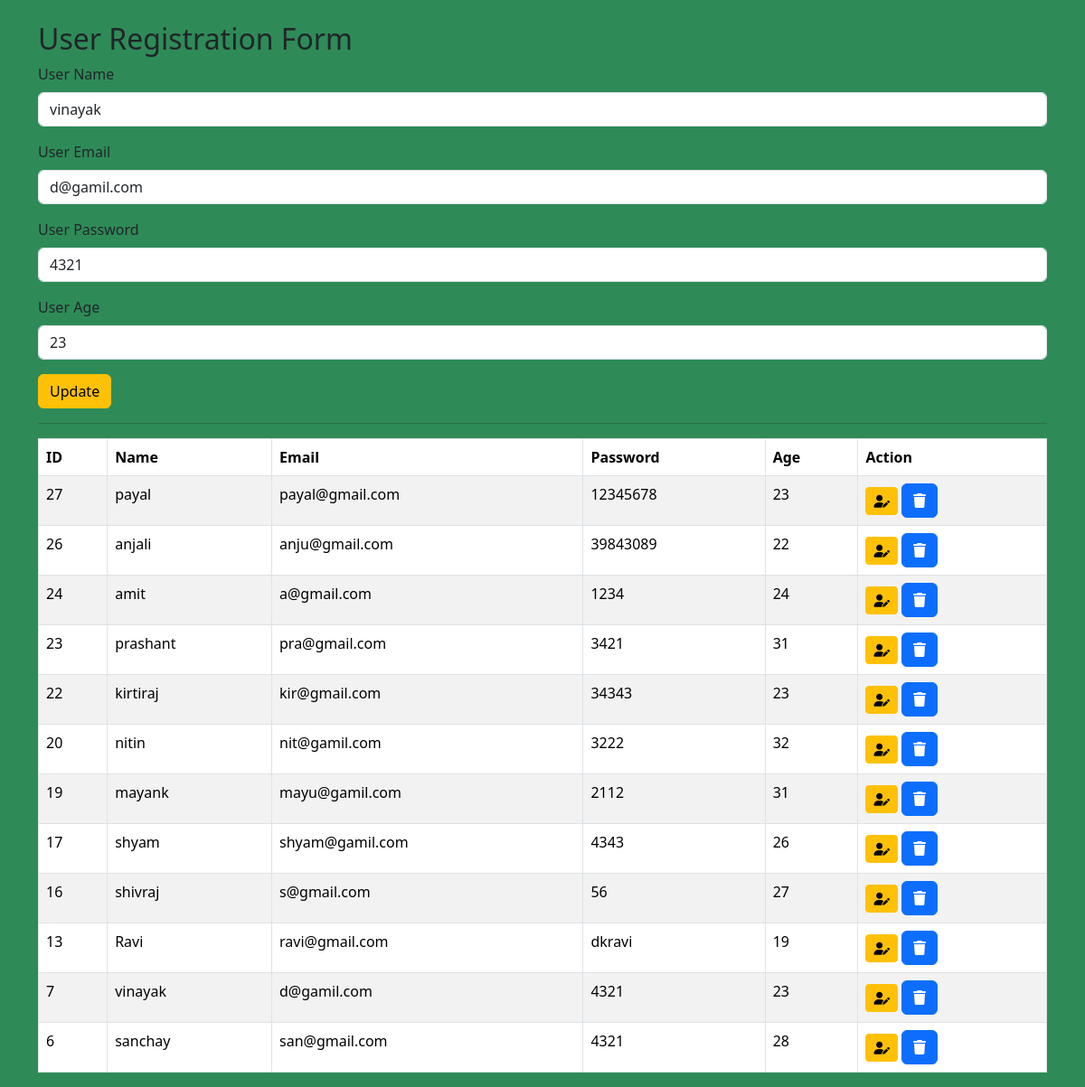
Page /update/7/ on the committed database.
### TestProject1/models.py (models this page shows)
class UserModel(models.Model):
    Name = models.CharField(max_length=20)
    Email = models.EmailField()
    Password = models.CharField(max_length=10)
    Age = models.IntegerField()

### TestProject1/views.py (the view)
# urls.py: path('update/<int:id>/',views.update_details, name = 'update'),
def update_details(request, id):
    instance = get_object_or_404(UserModel, pk=id)
    old_password = instance.Password
    if request.method == "POST":
        form = Registration(request.POST, instance=instance)
        if form.is_valid():
            User_obj = form.save(commit=False)
            raw_password = form.cleaned_data.get('Password')
            if raw_password:
                User_obj.Password =raw_password #new password again
            else:
                User_obj.Password = old_password
            User_obj.save()
            messages.success(request,"Form is successfully updated")
            data = UserModel.objects.all().order_by('-id')
            return render(request, 'TestProject1/user_reg_form.html',{'form':Registration(),
                                                                  'data':data,
                                                                  'is_update':False,
                                                                  'valid_form':'ok'})
        else:
            messages.error(request, 'Update Failed!!. Please check the form')
    else:
        form = Registration(instance=instance)
        print('Updated User:',instance.Password)
    data = UserModel.objects.all().order_by('-id')
    return render(request, 'TestProject1/user_reg_form.html',{'form':form,
                                                            'data':data,
                                                            'is_update':True,
                                                            'valid_form':'ok'})

### TestProject1/forms.py
class Registration(forms.ModelForm):
    class Meta:
        model = UserModel
        fields = ['Name','Email','Password','Age']
        labels = {
            'Name':'User Name',
            'Email':'User Email',
            'Password':'User Password',
            'Age':'User Age'
        }
        widgets = {
            'Name':forms.TextInput(attrs={'placeholder':'Enter Your Name', 'class':'form-control'}),
            'Email':forms.EmailInput(attrs={'placeholder':'Enter Your Email', 'class':'form-control'}),
            'Password':forms.TextInput(attrs={'placeholder':'Enter Your Password', 'class':'form-control'}),
            'Age':forms.NumberInput(attrs={'placeholder':'Enter Your Age', 'class':'form-control'}),
        }

### TestProject1/templates/TestProject1/user_reg_form.html (shortened to what this page needs)
{% extends "base.html" %}
{% block content %}
<div class="container mt-4">
  <h2>User Registration Form</h2>
<div class='mb-3'>
  <form  id="userForm" action="" method="POST" class="needs-validation" class="form-control" novalidate>
    {% for field in form %}
      <div class="mb-3">
        <label class="form-label"  for="{{ field.id_for_label }}">{{ field.label }}</label>
        {{ field }}
      </div>
    {% endfor %}
    </div>
    <button type="submit"  class="btn {% if is_update %} btn-warning {% else %} btn-primary {% endif %}" id="submitBtn">
    {% if is_update %} Update {% else %} Register {% endif %}</button>
  <hr>
 {% if valid_form != "ok" %}
      <div id="tableDiv" style="display: none;">
  {% else %}
      <div id="tableDiv" style="display: block;">
  {% endif %}
  {% if data %}
    <table class="table table-bordered table-hover table-striped mt-3" id="user_table">
      <thead class="table table-bordered">
        <tr>
          <th scope="col">ID</th>
          <th scope="col">Name</th>
          <th scope="col">Email</th>
          <th scope="col">Password</th>
          <th scope="col">Age</th>
          <th scope ="col">Action</th>
        </tr>
      </thead>
      <tbody>
        {% for rec in data %}
        <tr>
          <td>{{ rec.id }}</td>
          <td>{{ rec.Name }}</td>
          <td>{{ rec.Email }}</td>
          <td>{{ rec.Password }}</td>
          <td>{{ rec.Age }}</td>
          <td>
            <a href="{% url 'update' rec.id %}" id = 'editbtn' class="btn btn-warning btn-sm" ><i class="fa-solid fa-user-pen"></i></a>
            <a href="{% url 'delete' rec.id %}"  class="btn btn-primary"  onclick="return confirm('Are you sure you want to delete ?');"><i class="fa-solid fa-trash"></i></a>
          </td>
        </tr>
        {% empty %}
        <tr>
          <td colspan="5" class="text-center">No Records Available</td>
        </tr>
        {% endfor %}
      </tbody>
    </table>
  {% else %}
    <div class="alert alert-warning mt-3">No data found!</div>
  {% endif %}
  </div>
</div>
{% endblock %}

### TestProject1/static/css/style.css (style rules this page uses)
body { background-color: seagreen; }

### rows in the picture
UserModel: form "vinayak" "d@gamil.com" "4321" "23", id "7", Name "vinayak", Email "d@gamil.com", Password "4321", Age "23"
UserModel: id "27", Name "payal", Email "payal@gmail.com", Password "12345678", Age "23"
UserModel: id "26", Name "anjali", Email "anju@gmail.com", Password "39843089", Age "22"
UserModel: id "24", Name "amit", Email "a@gmail.com", Password "1234", Age "24"
UserModel: id "23", Name "prashant", Email "pra@gmail.com", Password "3421", Age "31"
UserModel: id "22", Name "kirtiraj", Email "kir@gmail.com", Password "34343", Age "23"
UserModel: id "20", Name "nitin", Email "nit@gamil.com", Password "3222", Age "32"
UserModel: id "19", Name "mayank", Email "mayu@gamil.com", Password "2112", Age "31"
UserModel: id "17", Name "shyam", Email "shyam@gamil.com", Password "4343", Age "26"
UserModel: id "16", Name "shivraj", Email "s@gmail.com", Password "56", Age "27"
UserModel: id "13", Name "Ravi", Email "ravi@gmail.com", Password "dkravi", Age "19"
UserModel: id "6", Name "sanchay", Email "san@gmail.com", Password "4321", Age "28"

### other values in the picture
{{ field.label }} "User Name" "User Email" "User Password" "User Age"
